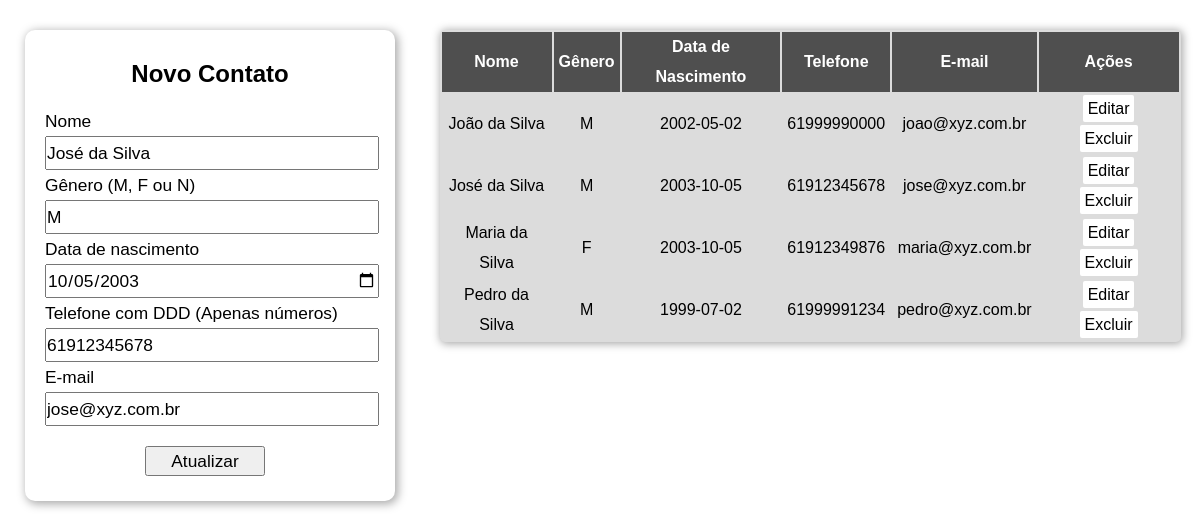
/index.php?id_pessoa_up=2, run on the app's committed database.
### tables this page shows
CREATE TABLE `tb_pessoa` (
  `id_pessoa` int UNSIGNED NOT NULL COMMENT 'chave primária',
  `ds_nome` varchar(255) NOT NULL COMMENT 'nome',
  `cd_sexo` varchar(1) NOT NULL COMMENT 'sexo: M, F, N',
  `dt_nasc` date NOT NULL COMMENT 'Data de nascimento',
  `nr_telefone` decimal(11,0) NOT NULL COMMENT 'Nr telefone com DDD (apenas dígitos)',
  `ds_email` varchar(255) NOT NULL COMMENT 'E-mail'
);

### classe-pessoa.php (called while the page is built, shortened)
<?php
Class Pessoa {
	private $pdo;
	public function __construct($dbname, $host, $user, $senha) {
		try {
			$this -> pdo = new PDO("mysql:dbname=".$dbname.";host=".$host, $user, $senha);
		}
		catch (PDOException $e) {
			echo "Erro com banco de dados: ".$e->getMessage();
			exit();
		}
		catch (Exception $e) {
			echo "Erro genérico: ".$e->getMessage();
			exit();
		}
	}
		public function buscarDados () {
			$cmd = $this->pdo->query("SELECT * FROM tb_pessoa ORDER BY ds_nome");
			$res = $cmd->fetchAll(PDO::FETCH_ASSOC);
			return $res;
		}
		public function buscarDadosPessoa($id_pessoa){
			$cmd = $this->pdo->prepare("SELECT * FROM tb_pessoa WHERE id_pessoa = :id_pessoa");
			$cmd->bindValue(":id_pessoa", $id_pessoa);
			$cmd->execute();
			$res = $cmd->fetch(PDO::FETCH_ASSOC);
			return $res;
		}
}
?>

### index.php (the view, shortened to what this page needs)
<?php
	require_once 'classe-pessoa.php';
	$p = new Pessoa("agenda","localhost","root","");
?>
<!DOCTYPE html>
<html lang="pt-br">
  <head>
    <link rel="stylesheet" href="estilo.css">
  </head>
  <body>
  	<?php
  		if (isset($_GET['id_pessoa_up'])) {
  			$id_pessoa_up = addslashes($_GET['id_pessoa_up']);
  			$res = $p->buscarDadosPessoa($id_pessoa_up);
  		}
  	?>
   	<section id="esquerda">
   		<form method="POST">
   			<center><h2>Novo Contato</h2></center><br>
   			<label for="nome">Nome</label>
   			<input type="text" name="nome" id="nome" value="<?php if (isset($res)){echo $res['ds_nome'];}?>">
   			<label for="sexo">Gênero (M, F ou N)</label>
   			<input type="text" name="sexo" id="sexo" value="<?php if (isset($res)){echo $res['cd_sexo'];}?>">
   			<label for="nascimento">Data de nascimento</label>
   			<input type="date" name="nascimento" id="nascimento" value="<?php if (isset($res)){echo $res['dt_nasc'];}?>">
   			<label for="tel">Telefone com DDD (Apenas números)</label>
   			<input type="text" name="tel" id="tel" value="<?php if (isset($res)){echo $res['nr_telefone'];}?>">
   			<label for="email">E-mail</label>
   			<input type="email" name="email" id="email" value="<?php if (isset($res)){echo $res['ds_email'];}?>">
   			<input type="submit" value="<?php if(isset($res)){echo "Atualizar";}else{echo "Cadastrar";}?>" class="btn">
   		</form>
   	</section>
   	<section id="direita">
		<table>
			<tr id="titulo">
   				<td>Nome</td>
   				<td>Gênero</td>
   				<td>Data de Nascimento</td>
   				<td>Telefone</td>
   				<td>E-mail</td>
   				<td>Ações</td>
   			</tr>
   		<?php
   			$dados = $p->buscarDados();
   			if (count($dados) > 0) {
   				for ($i=0; $i < count($dados); $i++) {
   					echo "<tr>";
   					foreach ($dados[$i] as $k => $v)
   					{
   						if ($k != "id_pessoa")
   						{
   							echo "<td>".$v."</td>";
   						}
   					}
   						?>
   						<td>
   							<a href="index.php?id_pessoa_up=<?php echo $dados[$i]['id_pessoa'];?>">Editar</a>
   							<a href="index.php?id_pessoa=<?php echo $dados[$i]['id_pessoa'];?>">Excluir</a>
   						</td>
   						<?php
   					echo "</tr>";
   				}
   			}
   			?>
   		</table>
   	</section>
  </body>
</html>

### estilo.css (style rules this page uses)
* { padding: 0px; margin: 0px; font-family: arial; }
h2 { margin-top: 10px; }
label, input { display: block; line-height: 30px; height: 30px; outline: none; font-size: 13pt; width: 100%; }
form { width: 330px; background-color: #fff; padding: 20px; border-radius: 10px; box-shadow: 2px 2px 10px 1px #A9A9A9; margin: 30px auto; }
.btn { margin-top: 20px; margin-bottom: 5px; width: 120px; margin-left: 100px; cursor: pointer; }
#esquerda { width: 35%; float: left; }
#direita { width: 65%; float: left; }
table { width: 95%; margin: 30px auto; text-align: center; box-shadow: 1px 1px 8px 1px #A9A9A9; border-radius: 5px; background-color: #DCDCDC; }
tr { line-height: 30px; }
tr#titulo { font-weight: bold; background-color: #4F4F4F; color: #fff; }
td { padding: 0px 5px; }
a { background-color: #fff; color: #000; padding: 5px; margin: 0px 5px; text-decoration: none; border-radius: 2px; }

### data on the page
tb_pessoa: nome "José da Silva", sexo "M", nascimento "10/05/2003", tel "61912345678", email "jose@xyz.com.br", ds_nome "José da Silva", cd_sexo "M", dt_nasc "2003-10-05", nr_telefone "61912345678", ds_email "jose@xyz.com.br"
tb_pessoa: ds_nome "João da Silva", cd_sexo "M", dt_nasc "2002-05-02", nr_telefone "61999990000", ds_email "joao@xyz.com.br"
tb_pessoa: ds_nome "Maria da Silva", cd_sexo "F", dt_nasc "2003-10-05", nr_telefone "61912349876", ds_email "maria@xyz.com.br"
tb_pessoa: ds_nome "Pedro da Silva", cd_sexo "M", dt_nasc "1999-07-02", nr_telefone "61999991234", ds_email "pedro@xyz.com.br"
